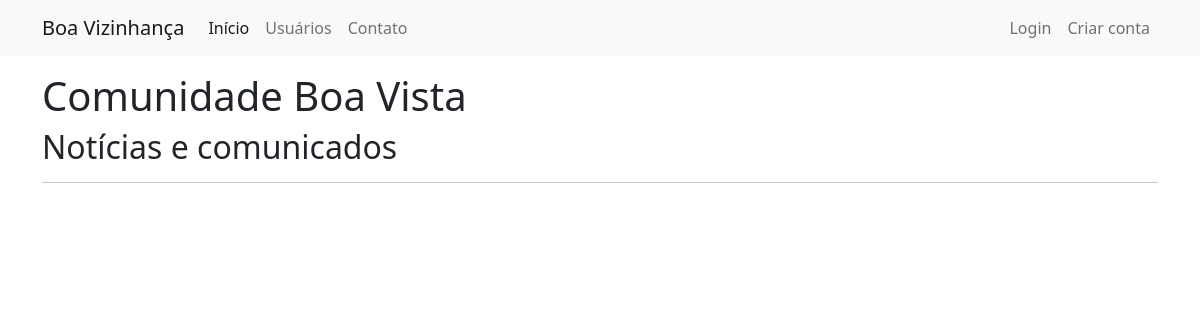
Before: / with the older database file.
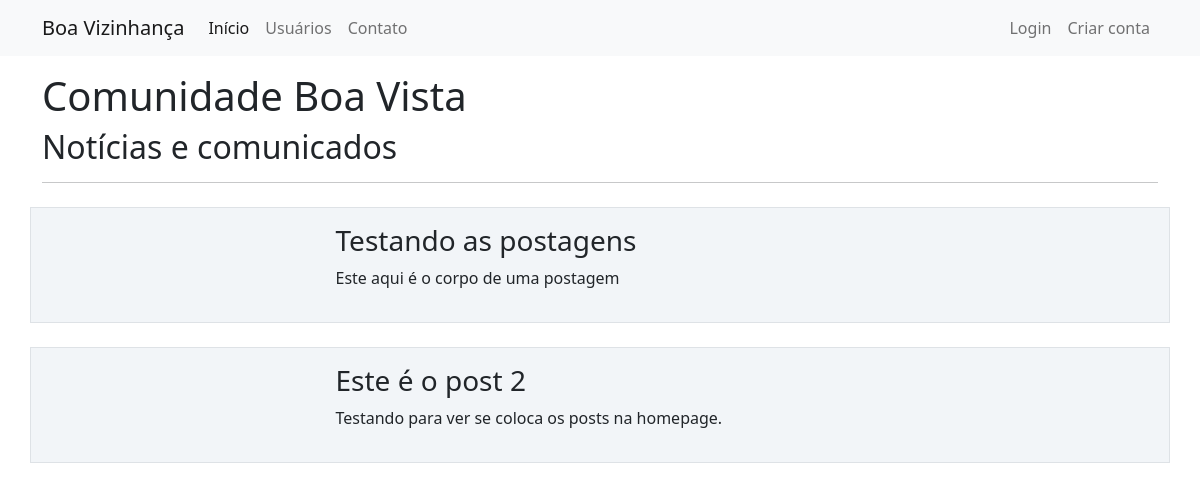
After: the same page with the newer database file.
### comunidade/models.py (models this page shows)
class Post(database.Model):
    id = database.Column(database.Integer, primary_key=True)
    tema = database.Column(database.String, nullable=False, default='Comunicado')
    imagem = database.Column(database.String)
    titulo = database.Column(database.String, nullable=False)
    corpo = database.Column(database.Text, nullable=False)
    data_criacao = database.Column(database.DateTime, nullable=False, default=datetime.utcnow)
    id_usuario = database.Column(database.Integer, database.ForeignKey('usuario.id'), nullable=False)
    comentarios_post = database.relationship('Comentario', backref='comentarios_do_post', lazy=True)

### comunidade/routes.py (the view)
@app.route('/')
def home():
    posts = Post.query.all()
    return render_template('home.html', posts=posts)

### comunidade/templates/home.html
{% extends 'base.html' %}
{% block body %}
    <div class="container mt-3">
        <h1>Comunidade Boa Vista</h1>
        <h2>Notícias e comunicados</h2>
        <hr>
        {% for post in posts %}
            <div class="row border mt-4 p-3 meupost">
                <div class="col col-3">
                    <div class="image pe-2"> <img src="{{ foto_perfil }}" class="rounded" width="200"> </div>
                </div>
                <div class="col col-9">
                    <h3>{{ post.titulo }}</h3>
                    <p>{{ post.corpo }}</p>
                </div>
            </div>
        {% endfor %}
    </div>
{% endblock %}

### comunidade/templates/base.html (shortened to what this page needs)
<!DOCTYPE html>
<html lang="pt-br">
<head>
    <link href="https://cdn.jsdelivr.net/npm/bootstrap@5.0.2/dist/css/bootstrap.min.css" rel="stylesheet">
    <link rel="stylesheet" type="text/css" href="{{ url_for('static', filename='main.css') }}">
</head>
<body>
    {% include 'navbar.html' %}
    {% block body %}
    {% endblock %}
</body>
</html>

### comunidade/templates/navbar.html (shortened to what this page needs)
<nav class="navbar navbar-expand-lg navbar-light bg-light">
  <div class="container-fluid container">
    <a class="navbar-brand" href="{{ url_for('home') }}">Boa Vizinhança</a>
    <div class="collapse navbar-collapse" id="navbarSupportedContent">
      <ul class="navbar-nav me-auto mb-2 mb-lg-0">
        <li class="nav-item">
          <a class="nav-link active" aria-current="page" href="{{ url_for('home') }}">Início</a>
        </li>
        <li class="nav-item">
          <a class="nav-link" href="{{ url_for('usuarios') }}">Usuários</a>
        </li>
        <li class="nav-item">
          <a class="nav-link" href="{{ url_for('contato') }}">Contato</a>
        </li>
      </ul>
      <ul class="d-flex navbar-nav">
        {% if current_user.is_authenticated %}
          <li class="nav-item">
            <a class="nav-link" href="{{ url_for('criar_post') }}">Criar Post</a>
          </li>
          <li class="nav-item">
            <a class="nav-link" href="{{ url_for('perfil') }}">Meu Perfil</a>
          </li>
          <li class="nav-item">
            <a class="nav-link" href="{{ url_for('sair') }}">Sair</a>
          </li>
        {% else %}
          <li class="nav-item">
            <a class="nav-link" href="{{ url_for('login') }}">Login</a>
          </li>
          <li class="nav-item">
            <a class="nav-link" href="{{ url_for('login') }}">Criar conta</a>
          </li>
        {% endif %}
      </ul>
    </div>
  </div>
</nav>

### comunidade/static/main.css (style rules this page uses)
.meupost { background: #f2f5f8 !important; }

Changed rows visible on the page:
added Post: titulo "Testando as postagens", corpo "Este aqui é o corpo de uma postagem"
added Post: titulo "Este é o post 2", corpo "Testando para ver se coloca os posts na homepage."
